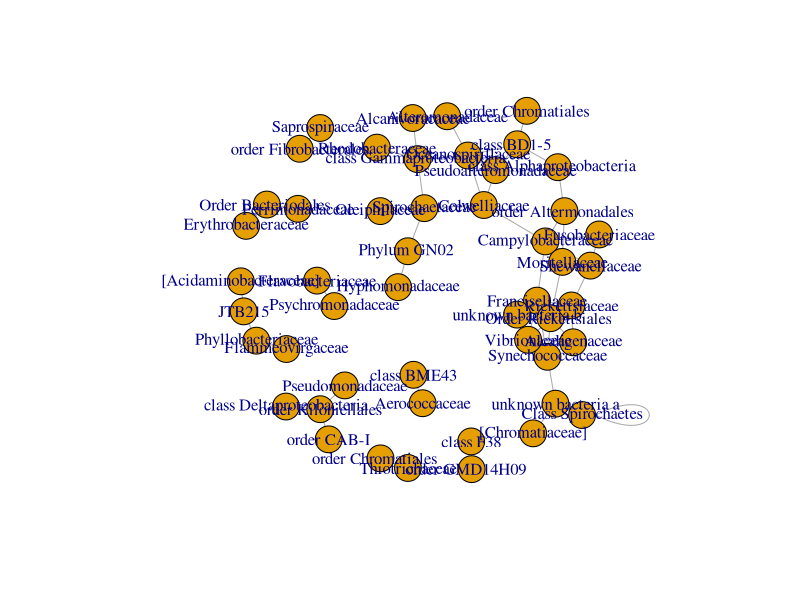
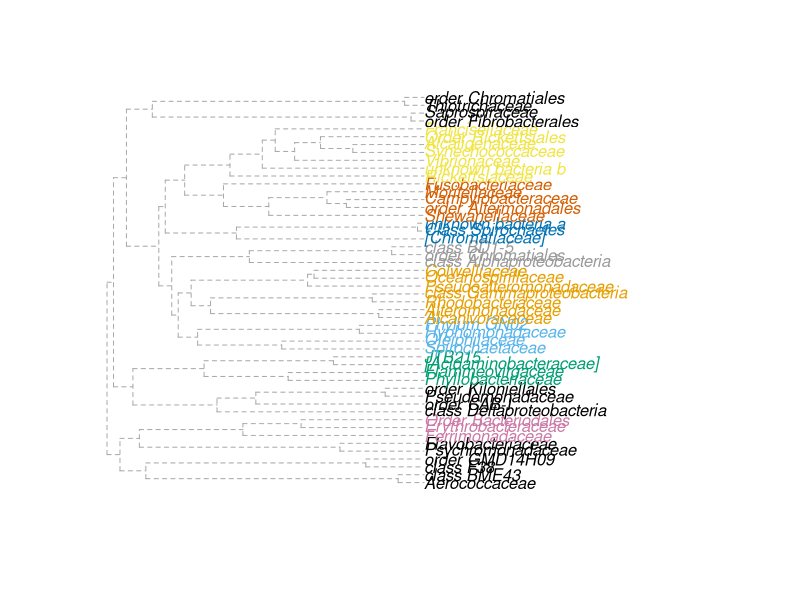

Generate these figures, in order, with R: (Note: this script raises an error after producing the figures.)
library(igraph)
library(dplyr)
test<-read.csv("SH5.csv")
#get just differentially abundant ones
#make a new category if they are diff abundant (=1) or not (=0)
test$microbe1<-sub(".*f__", "", test$feature1) 
test$microbe2<-sub(".*f__", "", test$feature2)
test$microbe1<-ifelse(test$microbe1=="", test$feature1,test$microbe1)
test$microbe2<-ifelse(test$microbe2=="", test$feature2,test$microbe2)
test<-subset(test, r >= 0.5 | r <= (-0.5), select=3:5)
#data cleaning specific cases bc of the fucky classifier
test$microbe1<-ifelse(test$microbe1=="k__Bacteria;__;__;__;__", "unknown bacteria a", test$microbe1)

test$microbe2<-ifelse(test$microbe2=="k__Bacteria;__;__;__;__", "unknown bacteria a", test$microbe2)

test$microbe1<-ifelse(test$microbe1=="k__Bacteria;p__Spirochaetes;c__Spirochaetes;__;__","Class Spirochaetes" ,test$microbe1)

test$microbe2<-ifelse(test$microbe2=="k__Bacteria;p__Spirochaetes;c__Spirochaetes;__;__","Class Spirochaetes" ,test$microbe2)

test$microbe1<-ifelse(test$microbe1=="k__Bacteria;p__Spirochaetes;c__Spirochaetes;o__;f__","Class Spirochaetes" ,test$microbe1)
test$microbe2<-ifelse(test$microbe2=="k__Bacteria;p__Spirochaetes;c__Spirochaetes;o__;f__","Class Spirochaetes" ,test$microbe2)
#bacteriodales
test$microbe1<-ifelse(test$microbe1=="k__Bacteria;p__Bacteroidetes;c__Bacteroidia;o__Bacteroidales;f__","Order Bacteriodales " ,test$microbe1)
test$microbe2<-ifelse(test$microbe2=="k__Bacteria;p__Bacteroidetes;c__Bacteroidia;o__Bacteroidales;f__","Order Bacteriodales " ,test$microbe2)
#rickets
test$microbe1<-ifelse(test$microbe1=="k__Bacteria;p__Proteobacteria;c__Alphaproteobacteria;o__Rickettsiales;f__","Order Rickettsiales " ,test$microbe1)
test$microbe2<-ifelse(test$microbe2=="k__Bacteria;p__Proteobacteria;c__Alphaproteobacteria;o__Rickettsiales;f__","Order Rickettsiales " ,test$microbe2)
#unknown b
test$microbe1<-ifelse(test$microbe1=="k__Bacteria;p__;c__;o__;f__","unknown bacteria b", test$microbe1)
test$microbe2<-ifelse(test$microbe2=="k__Bacteria;p__;c__;o__;f__","unknown bacteria b", test$microbe2)

#	k__Bacteria;p__Proteobacteria;c__Gammaproteobacteria;__;__
test$microbe1<-ifelse(test$microbe1=="k__Bacteria;p__Proteobacteria;c__Gammaproteobacteria;__;__","class Gammaproteobacteria ", test$microbe1)
test$microbe2<-ifelse(test$microbe2=="k__Bacteria;p__Proteobacteria;c__Gammaproteobacteria;__;__","class Gammaproteobacteria ", test$microbe2)
#k__Bacteria;p__GN02;c__;o__;f__
test$microbe1<-ifelse(test$microbe1=="k__Bacteria;p__GN02;c__;o__;f__","Phylum GN02 ", test$microbe1)
test$microbe2<-ifelse(test$microbe2=="k__Bacteria;p__GN02;c__;o__;f__","Phylum GN02 ", test$microbe2)
#k__Bacteria;p__GN02;c__BD1-5;o__;f__
test$microbe1<-ifelse(test$microbe1=="k__Bacteria;p__GN02;c__BD1-5;o__;f__","class BD1-5   ", test$microbe1)
test$microbe2<-ifelse(test$microbe2=="k__Bacteria;p__GN02;c__BD1-5;o__;f__","class BD1-5   ", test$microbe2)
#k__Bacteria;p__Proteobacteria;c__Alphaproteobacteria;__;__
test$microbe1<-ifelse(test$microbe1=="k__Bacteria;p__Proteobacteria;c__Alphaproteobacteria;__;__","class Alphaproteobacteria   ", test$microbe1)
test$microbe2<-ifelse(test$microbe2=="k__Bacteria;p__Proteobacteria;c__Alphaproteobacteria;__;__","class Alphaproteobacteria   ", test$microbe2)
#k__Bacteria;p__Proteobacteria;c__Deltaproteobacteria;o__GMD14H09;f__
test$microbe1<-ifelse(test$microbe1=="k__Bacteria;p__Proteobacteria;c__Deltaproteobacteria;o__GMD14H09;f__","order GMD14H09   ", test$microbe1)
test$microbe2<-ifelse(test$microbe2=="k__Bacteria;p__Proteobacteria;c__Deltaproteobacteria;o__GMD14H09;f__","order GMD14H09   ", test$microbe2)
#k__Bacteria;p__Proteobacteria;c__Gammaproteobacteria;o__Alteromonadales;__
test$microbe1<-ifelse(test$microbe1=="k__Bacteria;p__Proteobacteria;c__Gammaproteobacteria;o__Alteromonadales;__","order Altermonadales ", test$microbe1)
test$microbe2<-ifelse(test$microbe2=="k__Bacteria;p__Proteobacteria;c__Gammaproteobacteria;o__Alteromonadales;__","order Altermonadales ",test$microbe2)
#k__Bacteria;p__Proteobacteria;c__Gammaproteobacteria;o__Chromatiales;f__
test$microbe1<-ifelse(test$microbe1=="k__Bacteria;p__Proteobacteria;c__Gammaproteobacteria;o__Chromatiales;f__","order Chromatiales   ", test$microbe1)
test$microbe2<-ifelse(test$microbe2=="k__Bacteria;p__Proteobacteria;c__Gammaproteobacteria;o__Chromatiales;f__","order Chromatiales",test$microbe2)
#k__Bacteria;p__TM6;c__F38;o__;f__
test$microbe1<-ifelse(test$microbe1=="k__Bacteria;p__TM6;c__F38;o__;f__","class F38", test$microbe1)
test$microbe2<-ifelse(test$microbe2=="k__Bacteria;p__TM6;c__F38;o__;f__","class F38",test$microbe2)
#k__Bacteria;p__Fibrobacteres;c__Fibrobacteria;o__Fibrobacterales;f__
test$microbe1<-ifelse(test$microbe1=="k__Bacteria;p__Fibrobacteres;c__Fibrobacteria;o__Fibrobacterales;f__","order Fibrobacterales", test$microbe1)
test$microbe2<-ifelse(test$microbe2=="k__Bacteria;p__Fibrobacteres;c__Fibrobacteria;o__Fibrobacterales;f__","order Fibrobacterales",test$microbe2)
#k__Bacteria;p__Proteobacteria;c__Alphaproteobacteria;o__Kiloniellales;f__
test$microbe1<-ifelse(test$microbe1=="k__Bacteria;p__Proteobacteria;c__Alphaproteobacteria;o__Kiloniellales;f__","order Kiloniellales", test$microbe1)
test$microbe2<-ifelse(test$microbe2=="k__Bacteria;p__Proteobacteria;c__Alphaproteobacteria;o__Kiloniellales;f__","order Kiloniellales",test$microbe2)
#k__Bacteria;p__Proteobacteria;c__Deltaproteobacteria;o__;f__
test$microbe1<-ifelse(test$microbe1=="k__Bacteria;p__Proteobacteria;c__Deltaproteobacteria;o__;f__","class Deltaproteobacteria", test$microbe1)
test$microbe2<-ifelse(test$microbe2=="k__Bacteria;p__Proteobacteria;c__Deltaproteobacteria;o__;f__","class Deltaproteobacteria",test$microbe2)
#	k__Bacteria;p__Cyanobacteria;c__Chloroplast;o__CAB-I;f__
test$microbe1<-ifelse(test$microbe1=="k__Bacteria;p__Cyanobacteria;c__Chloroplast;o__CAB-I;f__","order CAB-I", test$microbe1)
test$microbe2<-ifelse(test$microbe2=="k__Bacteria;p__Proteobacteria;c__Deltaproteobacteria;o__;f__","order CAB-I",test$microbe2)
#k__Bacteria;p__Bacteroidetes;c__BME43;o__;f__
test$microbe1<-ifelse(test$microbe1=="k__Bacteria;p__Bacteroidetes;c__BME43;o__;f__","class BME43", test$microbe1)
test$microbe2<-ifelse(test$microbe2=="k__Bacteria;p__Bacteroidetes;c__BME43;o__;f__","class BME43",test$microbe2)

#cleaned edge list
#columns will be -1 and -2 from total number of variables, will change depending on how you filtered
test_edge<-test[c(2:3)]
test_graph<-graph.data.frame(test_edge, directed = FALSE)

plot(test_graph)
# quant measures of networks
# number of ties
degree(test_graph, mode="in")
centr_degree(test_graph, mode="in", normalized=T)
#Closeness (centrality based on distance to others in the graph)
#Inverse of the node’s average geodesic distance to others in the network.
closeness(test_graph, mode="all", weights=NA)
centr_clo(test_graph, mode="all", normalized=T)
#Betweenness (centrality based on a broker position connecting others)
#Number of geodesics that pass through the node or the edge.
betweenness(test_graph, directed=T, weights=NA)
edge_betweenness(test_graph, directed=T, weights=NA)
centr_betw(test_graph, directed=T, normalized=T)
mean_distance(test_graph, directed=F)
distances(test_graph) # with edge weights
distances(test_graph, weights=NA) # ignore weights
# (Newman-Girvan) community detection
ceb<-cluster_edge_betweenness(test_graph)
dendPlot(ceb, mode="auto")
class(ceb)
#amount of communities
length(ceb)
#who is in each
membership(ceb)
# measurement, high modularity= density within community, less connected xc communities
modularity(ceb)
#add variable telling which community theyre in, makes graphing that easier
#cfg<-cluster_optimal(test_graph)
#plot(cfg, test_graph)

commtab<-as.data.frame(ceb$membership,ceb$names)
commtab['names'] <- ceb$names
commtab['community']<-ceb$membership
commtab=commtab[c("names","community")]
gtable<-commtab %>% 
  group_by(community) %>% 
  summarize(names)

#make a variable that contains which microbes are in each community

gtable2<-gt(gtable,rownames_to_stub = FALSE)
gtable2
V(test_graph)$community <- ceb$membership
#would need as many colors as communities
colrs <- adjustcolor( c("blue violet","coral","cyan", "tomato", "gold", "yellowgreen", "darkorange","firebrick","darkseagreen","dodgerblue","deeppink","darkslategray4","lavenderblush3","lightblue1","mediumpurple4","mediumspringgreen", "navajowhite","maroon","olivedrab3","saddlebrown","royalblue1", "seagreen1","tan1","snow2","wheat3", "turquoise2","palegoldenrod","red2","seagreen","gray50"), alpha=.6)
test_graph_simple<-simplify(
  test_graph,
  remove.multiple = TRUE,
  remove.loops = TRUE,
  edge.attr.comb = igraph_opt("edge.attr.comb")
)
plot(test_graph_simple, vertex.color=colrs[V(test_graph)$community],edge.label=test$r)
#edge.label=test$r
clp<-cluster_label_prop(test_graph_simple)
plot(clp,test_graph_simple,vertex.color=colrs[V(test_graph)$community],edge.label=test$r,main="Exposed, |r|>=0.5")
